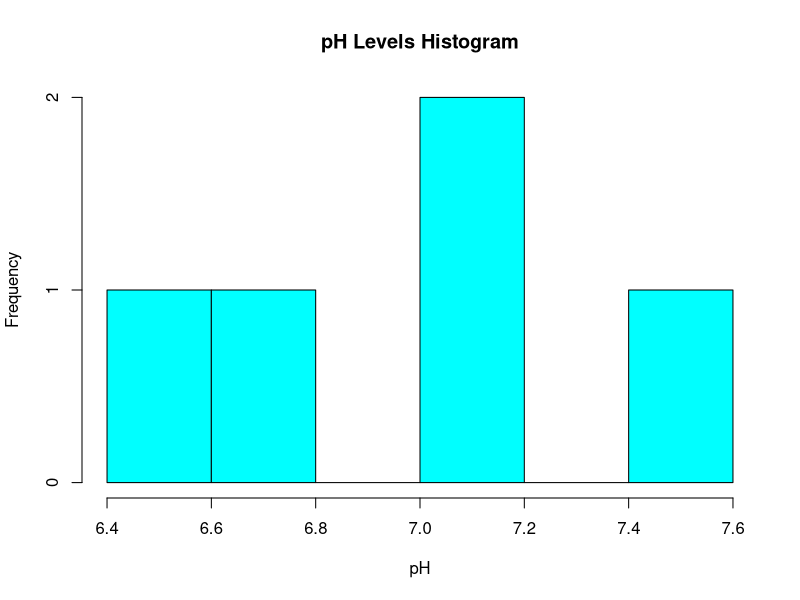
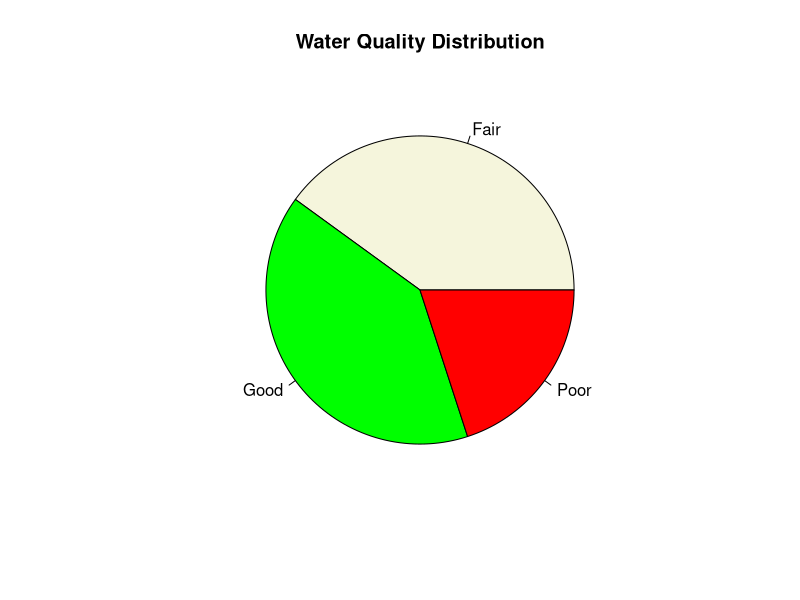
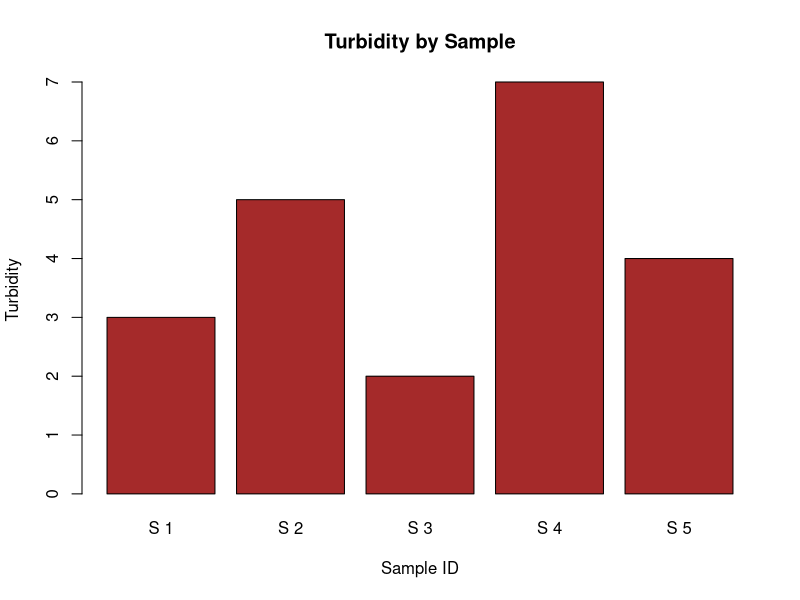
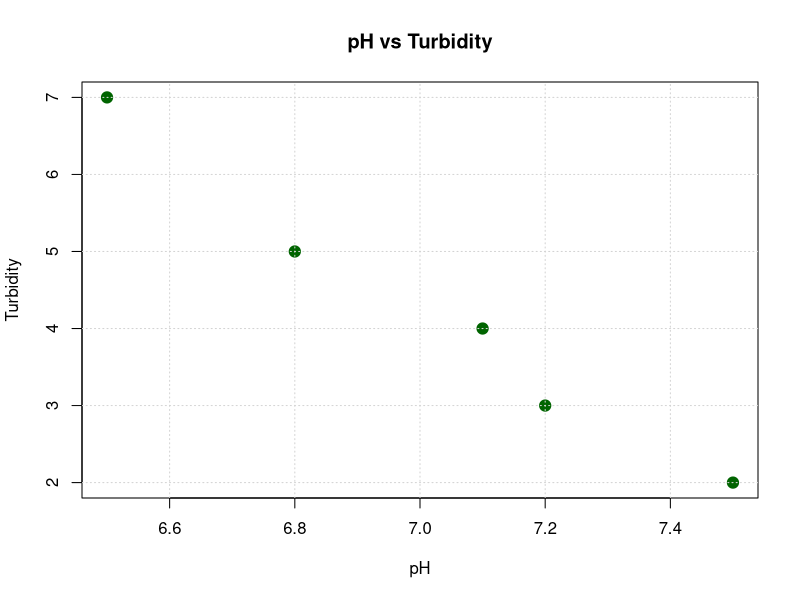

The R script that drew these images, in order:
# Experiment 29: Water Quality Monitoring
# Course: Data Handling and Visualization

# Dataset
df29 <- data.frame(
  SampleID = 1:5,
  pH = c(7.2, 6.8, 7.5, 6.5, 7.1),
  Turbidity = c(3, 5, 2, 7, 4),
  Quality = c("Good", "Fair", "Good", "Poor", "Fair")
)

cat("--- Experiment 29: Water Quality Monitoring ---\n")
print(df29)

# Q37: Create a histogram of pH levels.
png("outputs/exp29_q37_histogram.png", width=800, height=600)
hist(df29$pH, col="cyan", main="pH Levels Histogram", xlab="pH", ylab="Frequency")
dev.off()

# Q38: Generate a pie chart of water quality categories.
png("outputs/exp29_q38_pie_chart.png", width=800, height=600)
pie(table(df29$Quality), col=c("beige", "green", "red"), main="Water Quality Distribution")
dev.off()

# Q39: Build a bar chart of turbidity by sample.
png("outputs/exp29_q39_bar_chart.png", width=800, height=600)
barplot(df29$Turbidity, names.arg=paste("S", df29$SampleID), col="brown", main="Turbidity by Sample", ylab="Turbidity", xlab="Sample ID")
dev.off()

# Q40: Create a scatter plot of pH level vs turbidity.
png("outputs/exp29_q40_scatter_plot.png", width=800, height=600)
plot(df29$pH, df29$Turbidity, col="darkgreen", pch=19, cex=1.5, main="pH vs Turbidity", xlab="pH", ylab="Turbidity")
grid()
dev.off()
cat("Experiment 29 successfully completed. Plots saved to outputs/.\n\n")
